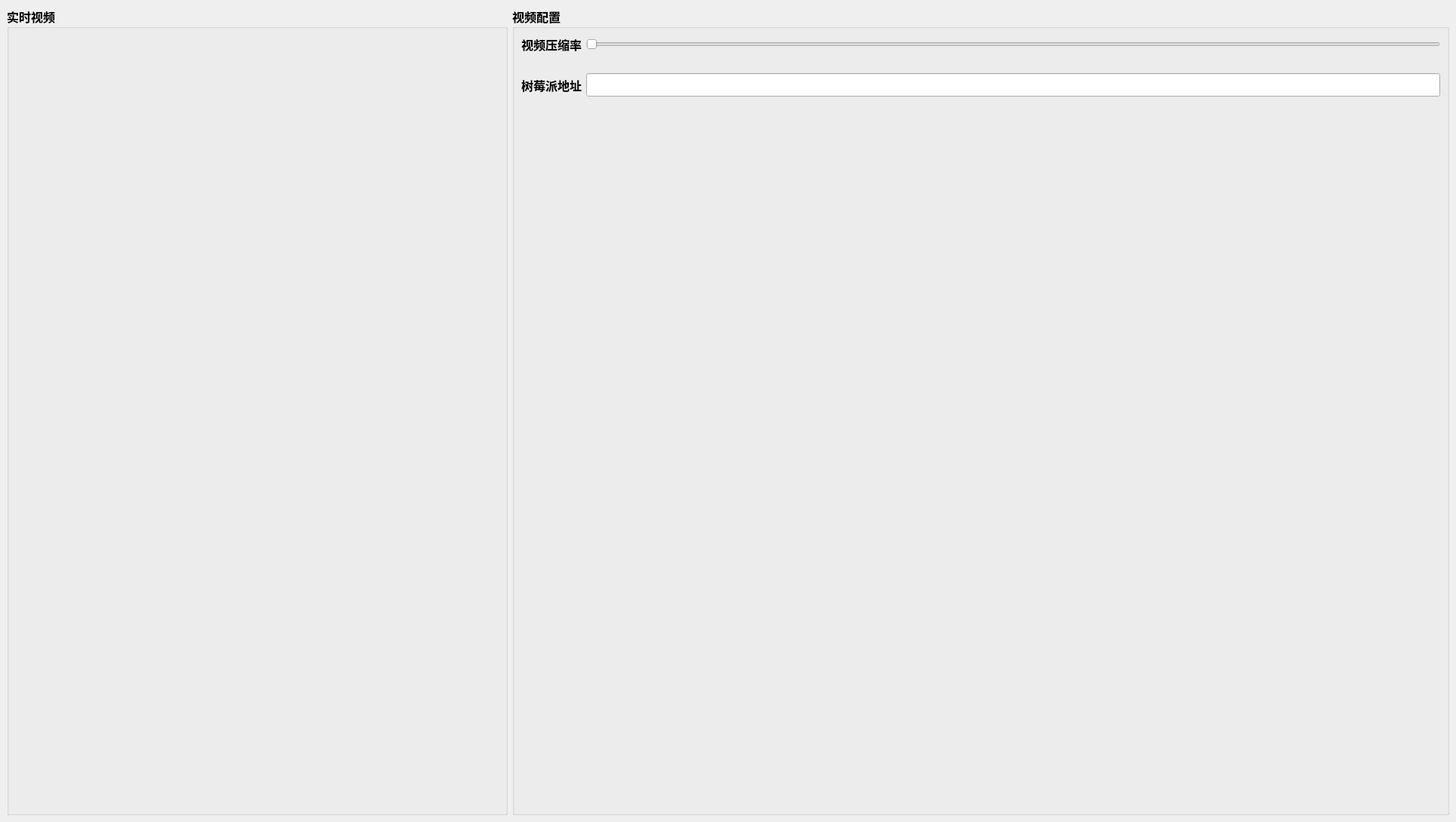
<?xml version="1.0" encoding="UTF-8"?>
<ui version="4.0">
 <class>MainWindow</class>
 <widget class="QMainWindow" name="MainWindow">
  <property name="geometry">
   <rect>
    <x>0</x>
    <y>0</y>
    <width>1930</width>
    <height>1090</height>
   </rect>
  </property>
  <property name="minimumSize">
   <size>
    <width>640</width>
    <height>480</height>
   </size>
  </property>
  <property name="maximumSize">
   <size>
    <width>2050</width>
    <height>1090</height>
   </size>
  </property>
  <property name="font">
   <font>
    <family>黑体</family>
    <pointsize>12</pointsize>
    <weight>75</weight>
    <bold>true</bold>
   </font>
  </property>
  <property name="windowTitle">
   <string>主页面</string>
  </property>
  <widget class="QWidget" name="centralwidget">
   <layout class="QHBoxLayout" name="horizontalLayout_12">
    <item>
     <widget class="QGroupBox" name="groupBox">
      <property name="title">
       <string>实时视频</string>
      </property>
      <layout class="QHBoxLayout" name="horizontalLayout_9">
       <item>
        <widget class="QLabel" name="label_CamreaShow">
         <property name="minimumSize">
          <size>
           <width>640</width>
           <height>480</height>
          </size>
         </property>
         <property name="maximumSize">
          <size>
           <width>1920</width>
           <height>1080</height>
          </size>
         </property>
         <property name="text">
          <string/>
         </property>
        </widget>
       </item>
      </layout>
     </widget>
    </item>
    <item>
     <layout class="QVBoxLayout" name="verticalLayout_3">
      <item>
       <widget class="QGroupBox" name="groupBox_4">
        <property name="title">
         <string>视频配置</string>
        </property>
        <layout class="QVBoxLayout" name="verticalLayout">
         <item>
          <layout class="QHBoxLayout" name="horizontalLayout_2">
           <item>
            <widget class="QLabel" name="label_7">
             <property name="text">
              <string>视频压缩率</string>
             </property>
            </widget>
           </item>
           <item>
            <widget class="QSlider" name="horizontalSlider_5">
             <property name="orientation">
              <enum>Qt::Horizontal</enum>
             </property>
            </widget>
           </item>
          </layout>
         </item>
         <item>
          <spacer name="verticalSpacer_2">
           <property name="orientation">
            <enum>Qt::Vertical</enum>
           </property>
           <property name="sizeType">
            <enum>QSizePolicy::Maximum</enum>
           </property>
           <property name="sizeHint" stdset="0">
            <size>
             <width>10</width>
             <height>20</height>
            </size>
           </property>
          </spacer>
         </item>
         <item>
          <layout class="QHBoxLayout" name="horizontalLayout">
           <item>
            <widget class="QLabel" name="label_6">
             <property name="text">
              <string>树莓派地址</string>
             </property>
            </widget>
           </item>
           <item>
            <widget class="QLineEdit" name="lineEdit"/>
           </item>
          </layout>
         </item>
         <item>
          <spacer name="verticalSpacer">
           <property name="orientation">
            <enum>Qt::Vertical</enum>
           </property>
           <property name="sizeHint" stdset="0">
            <size>
             <width>20</width>
             <height>40</height>
            </size>
           </property>
          </spacer>
         </item>
        </layout>
       </widget>
      </item>
     </layout>
    </item>
   </layout>
  </widget>
  <action name="actionDds">
   <property name="text">
    <string>你好</string>
   </property>
  </action>
  <action name="action_TypeImage">
   <property name="text">
    <string>图片</string>
   </property>
   <property name="iconText">
    <string>√图片</string>
   </property>
  </action>
  <action name="action_TypeVideo">
   <property name="text">
    <string>视频</string>
   </property>
  </action>
  <action name="action_TypeCamrea">
   <property name="text">
    <string>摄像头</string>
   </property>
  </action>
 </widget>
 <resources/>
 <connections/>
 <slots>
  <slot>on_pushButton_clicked()</slot>
  <slot>on_pushButton_clicked(bool)</slot>
 </slots>
</ui>
